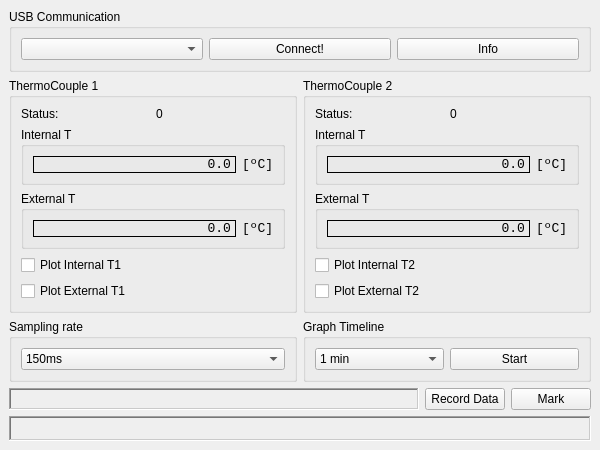
<?xml version="1.0" encoding="UTF-8"?>
<ui version="4.0">
 <class>MainWindow</class>
 <widget class="QMainWindow" name="MainWindow">
  <property name="geometry">
   <rect>
    <x>0</x>
    <y>0</y>
    <width>600</width>
    <height>450</height>
   </rect>
  </property>
  <property name="minimumSize">
   <size>
    <width>600</width>
    <height>450</height>
   </size>
  </property>
  <property name="maximumSize">
   <size>
    <width>600</width>
    <height>450</height>
   </size>
  </property>
  <property name="font">
   <font>
    <family>MS Shell Dlg 2</family>
    <stylestrategy>PreferAntialias</stylestrategy>
   </font>
  </property>
  <property name="cursor">
   <cursorShape>ArrowCursor</cursorShape>
  </property>
  <property name="focusPolicy">
   <enum>Qt::NoFocus</enum>
  </property>
  <property name="contextMenuPolicy">
   <enum>Qt::DefaultContextMenu</enum>
  </property>
  <property name="windowTitle">
   <string>ThermoLogger v1</string>
  </property>
  <property name="animated">
   <bool>true</bool>
  </property>
  <widget class="QWidget" name="centralwidget">
   <layout class="QGridLayout" name="gridLayout_4">
    <item row="0" column="0">
     <layout class="QVBoxLayout" name="verticalLayout_3">
      <item>
       <widget class="QGroupBox" name="groupBox_3">
        <property name="title">
         <string>USB Communication</string>
        </property>
        <layout class="QGridLayout" name="gridLayout_3">
         <item row="0" column="0">
          <layout class="QHBoxLayout" name="horizontalLayout_2">
           <item>
            <widget class="QComboBox" name="com_port_usb"/>
           </item>
           <item>
            <widget class="QPushButton" name="com_port_bt">
             <property name="text">
              <string>Connect!</string>
             </property>
            </widget>
           </item>
           <item>
            <widget class="QPushButton" name="com_port_info">
             <property name="text">
              <string>Info</string>
             </property>
            </widget>
           </item>
          </layout>
         </item>
        </layout>
       </widget>
      </item>
      <item>
       <layout class="QHBoxLayout" name="horizontalLayout">
        <item>
         <widget class="QGroupBox" name="groupBox">
          <property name="title">
           <string>ThermoCouple 1</string>
          </property>
          <layout class="QGridLayout" name="gridLayout">
           <item row="0" column="0">
            <layout class="QVBoxLayout" name="verticalLayout">
             <item>
              <layout class="QHBoxLayout" name="horizontalLayout_9">
               <item>
                <widget class="QLabel" name="label_3">
                 <property name="text">
                  <string>Status:</string>
                 </property>
                </widget>
               </item>
               <item>
                <widget class="QLabel" name="tc1_status">
                 <property name="text">
                  <string>0</string>
                 </property>
                </widget>
               </item>
              </layout>
             </item>
             <item>
              <widget class="QGroupBox" name="horizontalGroupBox_8">
               <property name="title">
                <string>Internal T</string>
               </property>
               <layout class="QHBoxLayout" name="horizontalLayout_36">
                <item>
                 <layout class="QHBoxLayout" name="horizontalLayout_35">
                  <item>
                   <widget class="QLabel" name="tc1_int_temperature">
                    <property name="minimumSize">
                     <size>
                      <width>38</width>
                      <height>0</height>
                     </size>
                    </property>
                    <property name="font">
                     <font>
                      <family>Consolas</family>
                      <pointsize>10</pointsize>
                      <stylestrategy>PreferAntialias</stylestrategy>
                     </font>
                    </property>
                    <property name="frameShape">
                     <enum>QFrame::Box</enum>
                    </property>
                    <property name="text">
                     <string>0.0</string>
                    </property>
                    <property name="alignment">
                     <set>Qt::AlignRight|Qt::AlignTrailing|Qt::AlignVCenter</set>
                    </property>
                   </widget>
                  </item>
                  <item>
                   <widget class="QLabel" name="label_19">
                    <property name="maximumSize">
                     <size>
                      <width>31</width>
                      <height>16777215</height>
                     </size>
                    </property>
                    <property name="font">
                     <font>
                      <family>Consolas</family>
                      <pointsize>10</pointsize>
                      <stylestrategy>PreferAntialias</stylestrategy>
                     </font>
                    </property>
                    <property name="text">
                     <string>[ºC]</string>
                    </property>
                    <property name="alignment">
                     <set>Qt::AlignLeading|Qt::AlignLeft|Qt::AlignVCenter</set>
                    </property>
                   </widget>
                  </item>
                 </layout>
                </item>
               </layout>
              </widget>
             </item>
             <item>
              <widget class="QGroupBox" name="horizontalGroupBox_9">
               <property name="title">
                <string>External T</string>
               </property>
               <layout class="QHBoxLayout" name="horizontalLayout_37">
                <item>
                 <layout class="QHBoxLayout" name="horizontalLayout_38">
                  <item>
                   <widget class="QLabel" name="tc1_ext_temperature">
                    <property name="minimumSize">
                     <size>
                      <width>38</width>
                      <height>0</height>
                     </size>
                    </property>
                    <property name="font">
                     <font>
                      <family>Consolas</family>
                      <pointsize>10</pointsize>
                      <stylestrategy>PreferAntialias</stylestrategy>
                     </font>
                    </property>
                    <property name="frameShape">
                     <enum>QFrame::Box</enum>
                    </property>
                    <property name="text">
                     <string>0.0</string>
                    </property>
                    <property name="alignment">
                     <set>Qt::AlignRight|Qt::AlignTrailing|Qt::AlignVCenter</set>
                    </property>
                   </widget>
                  </item>
                  <item>
                   <widget class="QLabel" name="label_20">
                    <property name="maximumSize">
                     <size>
                      <width>31</width>
                      <height>16777215</height>
                     </size>
                    </property>
                    <property name="font">
                     <font>
                      <family>Consolas</family>
                      <pointsize>10</pointsize>
                      <stylestrategy>PreferAntialias</stylestrategy>
                     </font>
                    </property>
                    <property name="text">
                     <string>[ºC]</string>
                    </property>
                    <property name="alignment">
                     <set>Qt::AlignLeading|Qt::AlignLeft|Qt::AlignVCenter</set>
                    </property>
                   </widget>
                  </item>
                 </layout>
                </item>
               </layout>
              </widget>
             </item>
             <item>
              <widget class="QCheckBox" name="tc1_graph">
               <property name="text">
                <string>Plot Internal T1</string>
               </property>
              </widget>
             </item>
             <item>
              <widget class="QCheckBox" name="tc2_graph">
               <property name="text">
                <string>Plot External T1</string>
               </property>
              </widget>
             </item>
            </layout>
           </item>
          </layout>
         </widget>
        </item>
        <item>
         <widget class="QGroupBox" name="groupBox_2">
          <property name="title">
           <string>ThermoCouple 2</string>
          </property>
          <layout class="QGridLayout" name="gridLayout_2">
           <item row="0" column="0">
            <layout class="QVBoxLayout" name="verticalLayout_2">
             <item>
              <layout class="QHBoxLayout" name="horizontalLayout_10">
               <item>
                <widget class="QLabel" name="label_4">
                 <property name="text">
                  <string>Status:</string>
                 </property>
                </widget>
               </item>
               <item>
                <widget class="QLabel" name="tc2_status">
                 <property name="text">
                  <string>0</string>
                 </property>
                </widget>
               </item>
              </layout>
             </item>
             <item>
              <widget class="QGroupBox" name="horizontalGroupBox_10">
               <property name="title">
                <string>Internal T</string>
               </property>
               <layout class="QHBoxLayout" name="horizontalLayout_39">
                <item>
                 <layout class="QHBoxLayout" name="horizontalLayout_40">
                  <item>
                   <widget class="QLabel" name="tc2_int_temperature">
                    <property name="minimumSize">
                     <size>
                      <width>38</width>
                      <height>0</height>
                     </size>
                    </property>
                    <property name="font">
                     <font>
                      <family>Consolas</family>
                      <pointsize>10</pointsize>
                      <stylestrategy>PreferAntialias</stylestrategy>
                     </font>
                    </property>
                    <property name="frameShape">
                     <enum>QFrame::Box</enum>
                    </property>
                    <property name="text">
                     <string>0.0</string>
                    </property>
                    <property name="alignment">
                     <set>Qt::AlignRight|Qt::AlignTrailing|Qt::AlignVCenter</set>
                    </property>
                   </widget>
                  </item>
                  <item>
                   <widget class="QLabel" name="label_21">
                    <property name="maximumSize">
                     <size>
                      <width>31</width>
                      <height>16777215</height>
                     </size>
                    </property>
                    <property name="font">
                     <font>
                      <family>Consolas</family>
                      <pointsize>10</pointsize>
                      <stylestrategy>PreferAntialias</stylestrategy>
                     </font>
                    </property>
                    <property name="text">
                     <string>[ºC]</string>
                    </property>
                    <property name="alignment">
                     <set>Qt::AlignLeading|Qt::AlignLeft|Qt::AlignVCenter</set>
                    </property>
                   </widget>
                  </item>
                 </layout>
                </item>
               </layout>
              </widget>
             </item>
             <item>
              <widget class="QGroupBox" name="horizontalGroupBox_11">
               <property name="title">
                <string>External T</string>
               </property>
               <layout class="QHBoxLayout" name="horizontalLayout_41">
                <item>
                 <layout class="QHBoxLayout" name="horizontalLayout_42">
                  <item>
                   <widget class="QLabel" name="tc2_ext_temperature">
                    <property name="minimumSize">
                     <size>
                      <width>38</width>
                      <height>0</height>
                     </size>
                    </property>
                    <property name="font">
                     <font>
                      <family>Consolas</family>
                      <pointsize>10</pointsize>
                      <stylestrategy>PreferAntialias</stylestrategy>
                     </font>
                    </property>
                    <property name="frameShape">
                     <enum>QFrame::Box</enum>
                    </property>
                    <property name="text">
                     <string>0.0</string>
                    </property>
                    <property name="alignment">
                     <set>Qt::AlignRight|Qt::AlignTrailing|Qt::AlignVCenter</set>
                    </property>
                   </widget>
                  </item>
                  <item>
                   <widget class="QLabel" name="label_22">
                    <property name="maximumSize">
                     <size>
                      <width>31</width>
                      <height>16777215</height>
                     </size>
                    </property>
                    <property name="font">
                     <font>
                      <family>Consolas</family>
                      <pointsize>10</pointsize>
                      <stylestrategy>PreferAntialias</stylestrategy>
                     </font>
                    </property>
                    <property name="text">
                     <string>[ºC]</string>
                    </property>
                    <property name="alignment">
                     <set>Qt::AlignLeading|Qt::AlignLeft|Qt::AlignVCenter</set>
                    </property>
                   </widget>
                  </item>
                 </layout>
                </item>
               </layout>
              </widget>
             </item>
             <item>
              <widget class="QCheckBox" name="tc1_graph_2">
               <property name="text">
                <string>Plot Internal T2</string>
               </property>
              </widget>
             </item>
             <item>
              <widget class="QCheckBox" name="tc2_graph_2">
               <property name="text">
                <string>Plot External T2</string>
               </property>
              </widget>
             </item>
            </layout>
           </item>
          </layout>
         </widget>
        </item>
       </layout>
      </item>
      <item>
       <layout class="QHBoxLayout" name="horizontalLayout_3">
        <item>
         <widget class="QGroupBox" name="horizontalGroupBox_12">
          <property name="title">
           <string>Sampling rate</string>
          </property>
          <layout class="QHBoxLayout" name="horizontalLayout_43">
           <item>
            <layout class="QHBoxLayout" name="horizontalLayout_44">
             <item>
              <widget class="QComboBox" name="tc1_sampling_rate">
               <item>
                <property name="text">
                 <string>150ms</string>
                </property>
               </item>
               <item>
                <property name="text">
                 <string>250ms</string>
                </property>
               </item>
               <item>
                <property name="text">
                 <string>500ms</string>
                </property>
               </item>
               <item>
                <property name="text">
                 <string>1s</string>
                </property>
               </item>
               <item>
                <property name="text">
                 <string>5s</string>
                </property>
               </item>
               <item>
                <property name="text">
                 <string>10s</string>
                </property>
               </item>
               <item>
                <property name="text">
                 <string>1 min</string>
                </property>
               </item>
               <item>
                <property name="text">
                 <string>2 min</string>
                </property>
               </item>
               <item>
                <property name="text">
                 <string>3 min</string>
                </property>
               </item>
               <item>
                <property name="text">
                 <string>5 min</string>
                </property>
               </item>
               <item>
                <property name="text">
                 <string>10 min</string>
                </property>
               </item>
               <item>
                <property name="text">
                 <string>15 min</string>
                </property>
               </item>
              </widget>
             </item>
            </layout>
           </item>
          </layout>
         </widget>
        </item>
        <item>
         <widget class="QGroupBox" name="horizontalGroupBox_13">
          <property name="title">
           <string>Graph Timeline</string>
          </property>
          <layout class="QHBoxLayout" name="horizontalLayout_45">
           <item>
            <layout class="QHBoxLayout" name="horizontalLayout_46">
             <item>
              <widget class="QComboBox" name="tc1_sampling_rate_2">
               <item>
                <property name="text">
                 <string>1 min</string>
                </property>
               </item>
               <item>
                <property name="text">
                 <string>5 min</string>
                </property>
               </item>
               <item>
                <property name="text">
                 <string>30 min</string>
                </property>
               </item>
               <item>
                <property name="text">
                 <string>1 hour</string>
                </property>
               </item>
               <item>
                <property name="text">
                 <string>5 hour</string>
                </property>
               </item>
               <item>
                <property name="text">
                 <string>Complete</string>
                </property>
               </item>
              </widget>
             </item>
             <item>
              <widget class="QPushButton" name="graph_start">
               <property name="text">
                <string>Start</string>
               </property>
              </widget>
             </item>
            </layout>
           </item>
          </layout>
         </widget>
        </item>
       </layout>
      </item>
      <item>
       <layout class="QHBoxLayout" name="horizontalLayout_81">
        <item>
         <widget class="QLabel" name="record_data_label">
          <property name="font">
           <font>
            <family>Consolas</family>
            <pointsize>10</pointsize>
            <stylestrategy>PreferAntialias</stylestrategy>
           </font>
          </property>
          <property name="frameShape">
           <enum>QFrame::WinPanel</enum>
          </property>
          <property name="frameShadow">
           <enum>QFrame::Sunken</enum>
          </property>
          <property name="text">
           <string/>
          </property>
          <property name="alignment">
           <set>Qt::AlignLeading|Qt::AlignLeft|Qt::AlignVCenter</set>
          </property>
         </widget>
        </item>
        <item>
         <widget class="QPushButton" name="bt_recording_data">
          <property name="minimumSize">
           <size>
            <width>80</width>
            <height>0</height>
           </size>
          </property>
          <property name="maximumSize">
           <size>
            <width>80</width>
            <height>16777215</height>
           </size>
          </property>
          <property name="text">
           <string>Record Data</string>
          </property>
         </widget>
        </item>
        <item>
         <widget class="QPushButton" name="bt_recording_data_mark">
          <property name="minimumSize">
           <size>
            <width>80</width>
            <height>0</height>
           </size>
          </property>
          <property name="maximumSize">
           <size>
            <width>80</width>
            <height>16777215</height>
           </size>
          </property>
          <property name="text">
           <string>Mark</string>
          </property>
         </widget>
        </item>
       </layout>
      </item>
      <item>
       <widget class="QLabel" name="dl_debug">
        <property name="maximumSize">
         <size>
          <width>16777215</width>
          <height>40</height>
         </size>
        </property>
        <property name="font">
         <font>
          <family>Consolas</family>
          <pointsize>10</pointsize>
          <stylestrategy>PreferAntialias</stylestrategy>
         </font>
        </property>
        <property name="frameShape">
         <enum>QFrame::WinPanel</enum>
        </property>
        <property name="frameShadow">
         <enum>QFrame::Sunken</enum>
        </property>
        <property name="text">
         <string/>
        </property>
        <property name="alignment">
         <set>Qt::AlignLeading|Qt::AlignLeft|Qt::AlignVCenter</set>
        </property>
       </widget>
      </item>
     </layout>
    </item>
   </layout>
  </widget>
 </widget>
 <resources/>
 <connections/>
</ui>
